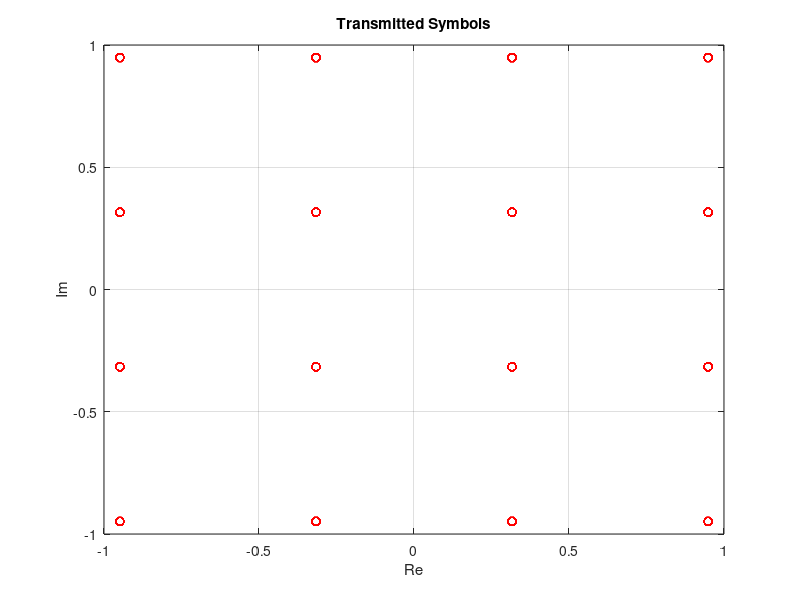

MATLAB code for this plot:
% EECS 4214 Lab5 q1

% Parameters 
SNR = 0:1:20;
T = 0.1*exp(6); 
r = 4;
Nsymbols = 40;
alpha = 0.20;
Fs = r/T;
Ts = 1/Fs;
Nsymb = 10000;
M = 16;

% a)
qam_axis = -sqrt(M)+1:2:sqrt(M);
% b)
alphabet = bsxfun(@plus, qam_axis', 1j*qam_axis);
alphabet = alphabet(:)';
% c)
scale_factor = 1./sqrt(mean(abs(alphabet).^2));
alphabet = alphabet.*scale_factor;
% d and e)
N_data_symbols = alphabet(randi(length(alphabet), 1, Nsymb));
% f) 
plot(N_data_symbols,'ro')
grid on;
xlabel('Re');
ylabel('Im');
title('Transmitted Symbols')

